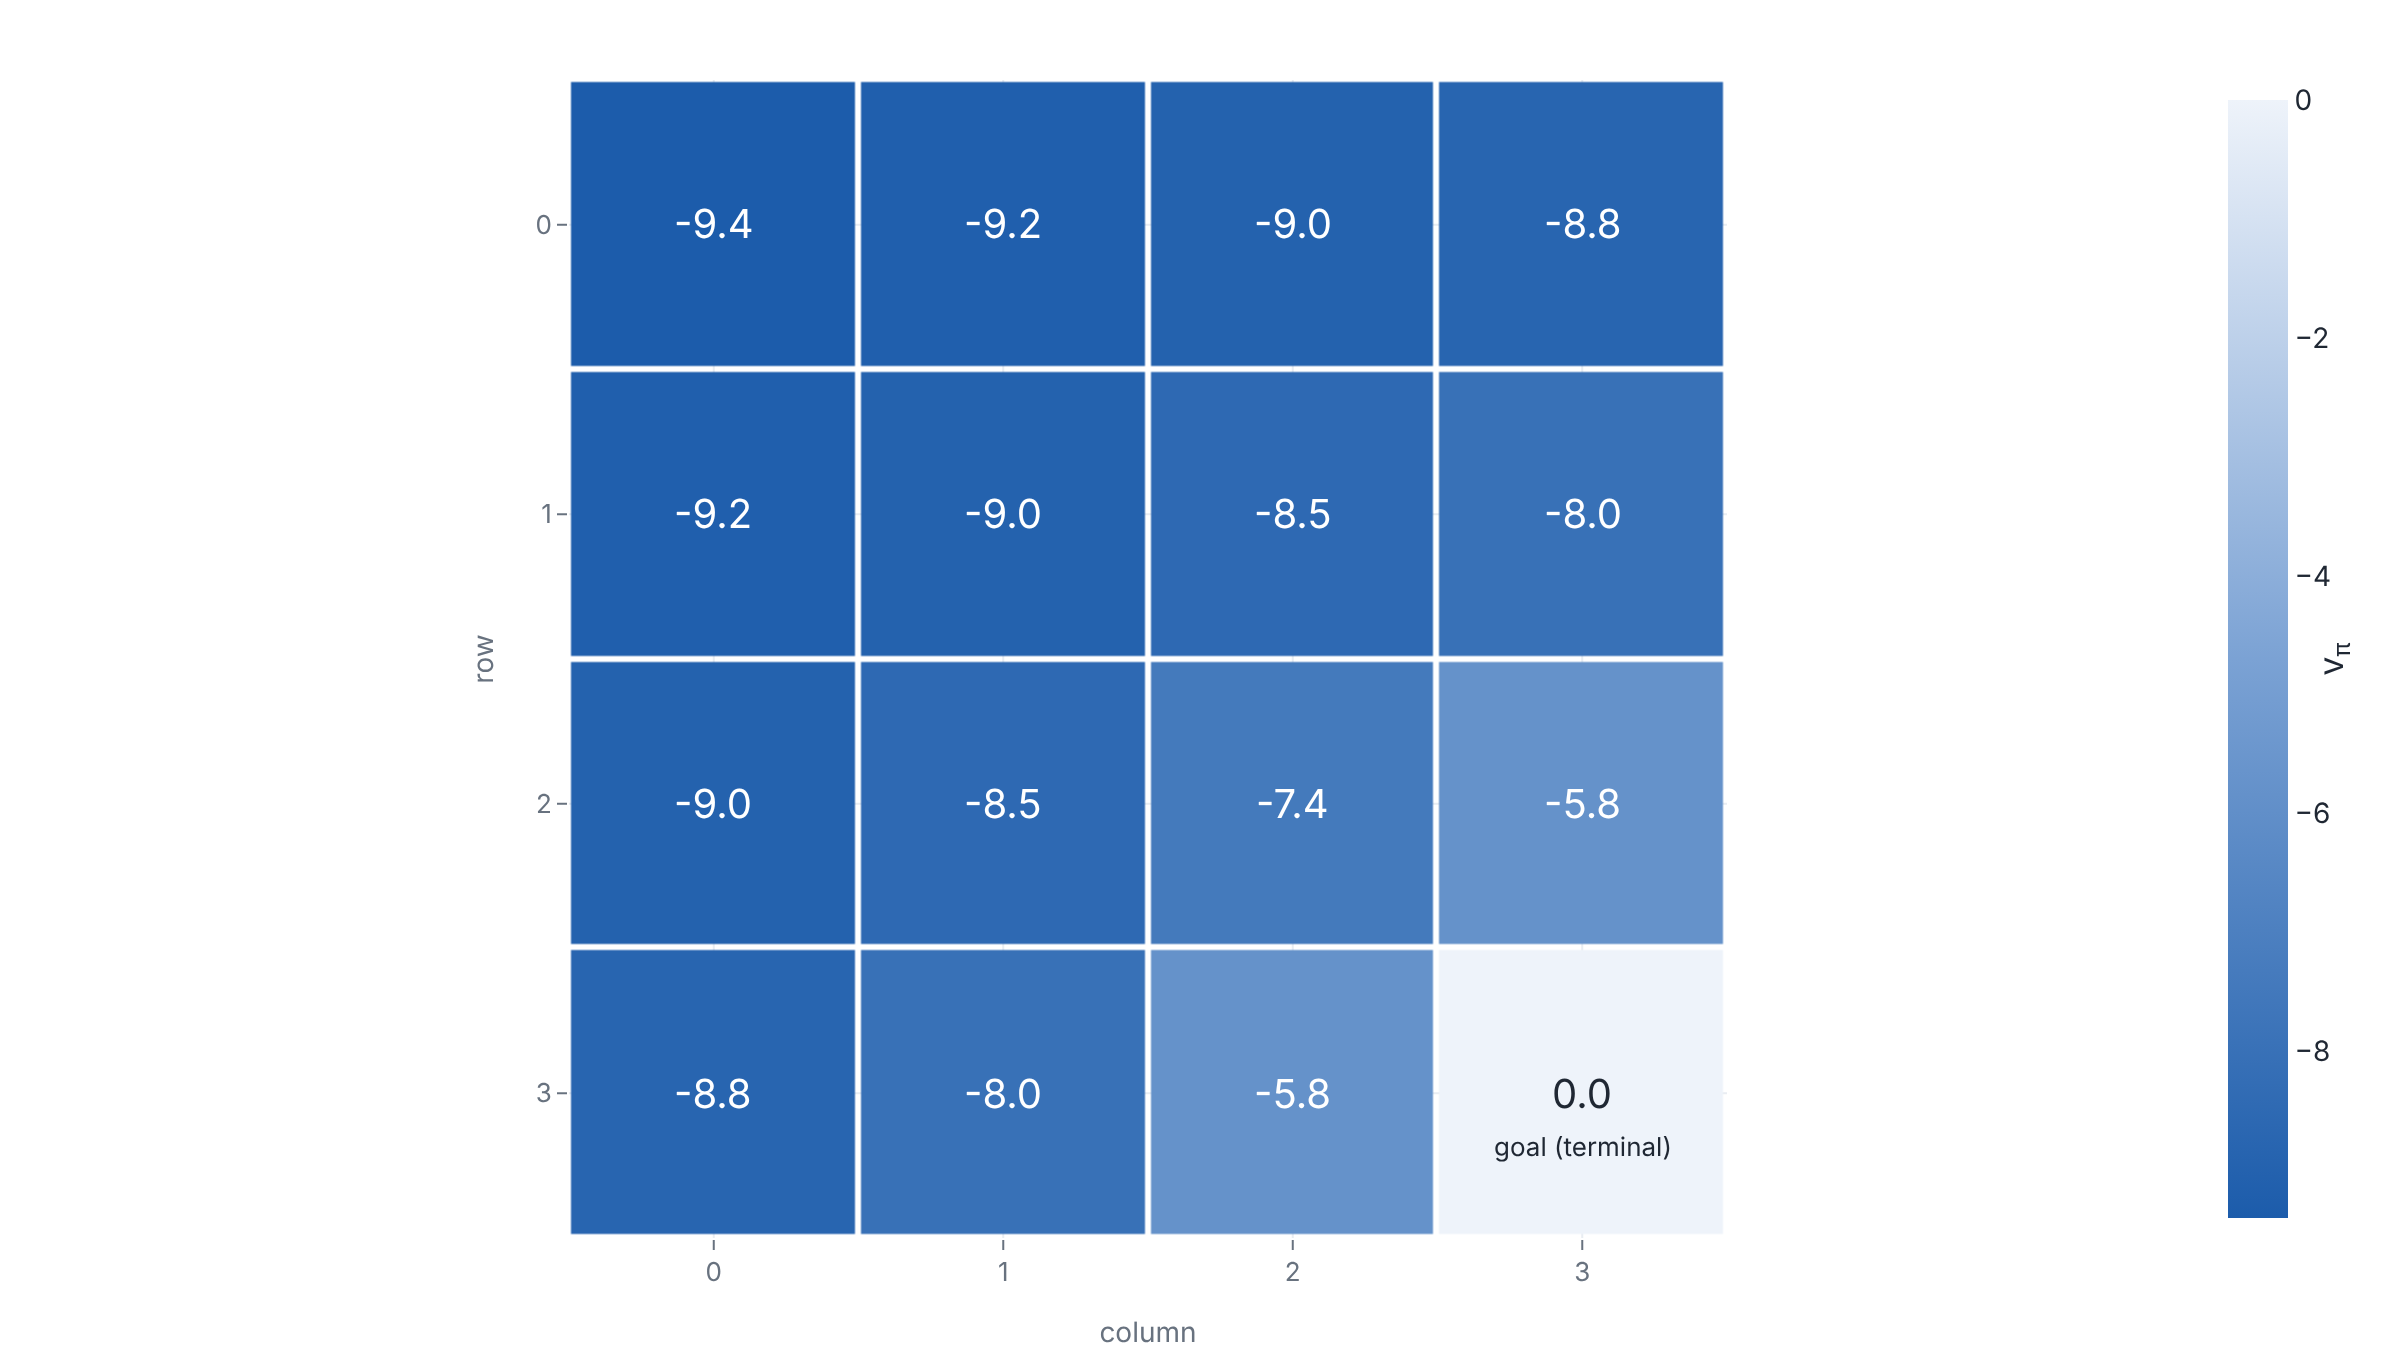

The script that drew this image:
import plotly.graph_objects as go

# State-value function v_pi of the equiprobable random policy on the running
# 4x4 gridworld at gamma = 0.9, computed by evaluate.py (direct solve
# v_pi = (I - gamma P_pi)^{-1} r_pi, confirmed by iterative policy evaluation
# to within 7e-10). Row 0 is the top row of the grid; cell (3,3) is the
# terminal goal, value 0. Values are the printed output rounded to one decimal
# for the labels; the color uses the same numbers.
values = [
    [-9.4, -9.2, -9.0, -8.8],
    [-9.2, -9.0, -8.5, -8.0],
    [-9.0, -8.5, -7.4, -5.8],
    [-8.8, -8.0, -5.8, 0.0],
]
n = 4
cols = list(range(n))
rows = list(range(n))

# Sequential single hue: most negative (most expected cost to reach the goal)
# is deep blue, the goal's 0 is near-white. zmin maps to colorscale 0.
colorscale = [[0.0, "#1c5cab"], [0.5, "#7ba2d4"], [1.0, "#eef3fa"]]

fig = go.Figure(
    go.Heatmap(
        z=values,
        x=cols,
        y=rows,
        colorscale=colorscale,
        zmin=-9.4,
        zmax=0.0,
        xgap=3,
        ygap=3,
        colorbar=dict(
            title=dict(text="v<sub>π</sub>", side="right"),
            tickvals=[0, -2, -4, -6, -8],
            outlinewidth=0,
        ),
        hovertemplate="row %{y}, col %{x}<br>v_pi = %{z}<extra></extra>",
    )
)

# Per-cell value labels, with font color chosen for contrast against the fill.
for r in rows:
    for c in cols:
        v = values[r][c]
        label = "0.0" if v == 0.0 else f"{v:.1f}"
        dark_fill = v <= -4.0
        fig.add_annotation(
            x=c, y=r, text=label, showarrow=False,
            font=dict(color="#ffffff" if dark_fill else "#1f2733", size=20),
        )

# Name the terminal goal cell.
fig.add_annotation(
    x=3, y=3, yshift=-26, text="goal (terminal)", showarrow=False,
    font=dict(color="#1f2733", size=13),
)

fig.update_layout(
    xaxis=dict(title="column", tickmode="array", tickvals=cols, constrain="domain"),
    yaxis=dict(
        title="row", tickmode="array", tickvals=rows,
        autorange="reversed", scaleanchor="x", scaleratio=1, constrain="domain",
    ),
    margin=dict(t=40, r=24, b=56, l=64),
)
